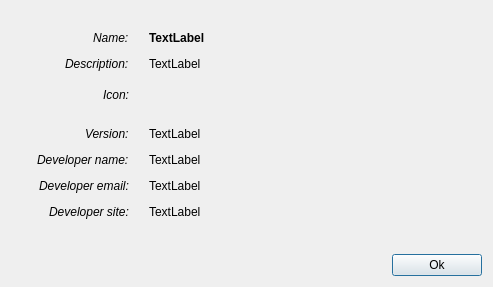
<?xml version="1.0" encoding="UTF-8"?>
<ui version="4.0">
 <class>ModuleInfoDialog</class>
 <widget class="QDialog" name="ModuleInfoDialog">
  <property name="geometry">
   <rect>
    <x>0</x>
    <y>0</y>
    <width>493</width>
    <height>287</height>
   </rect>
  </property>
  <property name="windowTitle">
   <string>Module information</string>
  </property>
  <layout class="QVBoxLayout" name="verticalLayout">
   <item>
    <spacer name="verticalSpacer_2">
     <property name="orientation">
      <enum>Qt::Vertical</enum>
     </property>
     <property name="sizeType">
      <enum>QSizePolicy::Fixed</enum>
     </property>
     <property name="sizeHint" stdset="0">
      <size>
       <width>20</width>
       <height>20</height>
      </size>
     </property>
    </spacer>
   </item>
   <item>
    <layout class="QFormLayout" name="formLayout">
     <property name="labelAlignment">
      <set>Qt::AlignRight|Qt::AlignTrailing|Qt::AlignVCenter</set>
     </property>
     <property name="horizontalSpacing">
      <number>20</number>
     </property>
     <property name="verticalSpacing">
      <number>12</number>
     </property>
     <property name="leftMargin">
      <number>26</number>
     </property>
     <item row="0" column="0">
      <widget class="QLabel" name="label">
       <property name="font">
        <font>
         <italic>true</italic>
        </font>
       </property>
       <property name="text">
        <string>Name:</string>
       </property>
      </widget>
     </item>
     <item row="1" column="0">
      <widget class="QLabel" name="label_2">
       <property name="font">
        <font>
         <italic>true</italic>
        </font>
       </property>
       <property name="text">
        <string>Description:</string>
       </property>
      </widget>
     </item>
     <item row="2" column="0">
      <widget class="QLabel" name="label_3">
       <property name="font">
        <font>
         <italic>true</italic>
        </font>
       </property>
       <property name="text">
        <string>Icon:</string>
       </property>
      </widget>
     </item>
     <item row="3" column="0">
      <widget class="QLabel" name="label_4">
       <property name="font">
        <font>
         <italic>true</italic>
        </font>
       </property>
       <property name="text">
        <string>Version:</string>
       </property>
      </widget>
     </item>
     <item row="4" column="0">
      <widget class="QLabel" name="label_5">
       <property name="font">
        <font>
         <italic>true</italic>
        </font>
       </property>
       <property name="text">
        <string>Developer name:</string>
       </property>
      </widget>
     </item>
     <item row="5" column="0">
      <widget class="QLabel" name="label_6">
       <property name="font">
        <font>
         <italic>true</italic>
        </font>
       </property>
       <property name="text">
        <string>Developer email:</string>
       </property>
      </widget>
     </item>
     <item row="6" column="0">
      <widget class="QLabel" name="label_7">
       <property name="font">
        <font>
         <italic>true</italic>
        </font>
       </property>
       <property name="text">
        <string>Developer site:</string>
       </property>
      </widget>
     </item>
     <item row="0" column="1">
      <widget class="QLabel" name="Name">
       <property name="font">
        <font>
         <weight>75</weight>
         <bold>true</bold>
        </font>
       </property>
       <property name="text">
        <string>TextLabel</string>
       </property>
      </widget>
     </item>
     <item row="1" column="1">
      <widget class="QLabel" name="Description">
       <property name="text">
        <string>TextLabel</string>
       </property>
      </widget>
     </item>
     <item row="2" column="1">
      <widget class="QLabel" name="Icon">
       <property name="minimumSize">
        <size>
         <width>32</width>
         <height>32</height>
        </size>
       </property>
       <property name="maximumSize">
        <size>
         <width>32</width>
         <height>32</height>
        </size>
       </property>
       <property name="text">
        <string/>
       </property>
      </widget>
     </item>
     <item row="3" column="1">
      <widget class="QLabel" name="Version">
       <property name="text">
        <string>TextLabel</string>
       </property>
      </widget>
     </item>
     <item row="4" column="1">
      <widget class="QLabel" name="DeveloperName">
       <property name="text">
        <string>TextLabel</string>
       </property>
      </widget>
     </item>
     <item row="5" column="1">
      <widget class="QLabel" name="DeveloperEmail">
       <property name="text">
        <string>TextLabel</string>
       </property>
      </widget>
     </item>
     <item row="6" column="1">
      <widget class="QLabel" name="DeveloperSite">
       <property name="text">
        <string>TextLabel</string>
       </property>
      </widget>
     </item>
    </layout>
   </item>
   <item>
    <spacer name="verticalSpacer">
     <property name="orientation">
      <enum>Qt::Vertical</enum>
     </property>
     <property name="sizeHint" stdset="0">
      <size>
       <width>20</width>
       <height>40</height>
      </size>
     </property>
    </spacer>
   </item>
   <item>
    <layout class="QHBoxLayout" name="horizontalLayout">
     <item>
      <spacer name="horizontalSpacer">
       <property name="orientation">
        <enum>Qt::Horizontal</enum>
       </property>
       <property name="sizeHint" stdset="0">
        <size>
         <width>40</width>
         <height>20</height>
        </size>
       </property>
      </spacer>
     </item>
     <item>
      <widget class="QPushButton" name="pushButton">
       <property name="minimumSize">
        <size>
         <width>90</width>
         <height>0</height>
        </size>
       </property>
       <property name="text">
        <string>Ok</string>
       </property>
      </widget>
     </item>
    </layout>
   </item>
  </layout>
 </widget>
 <resources/>
 <connections/>
</ui>
